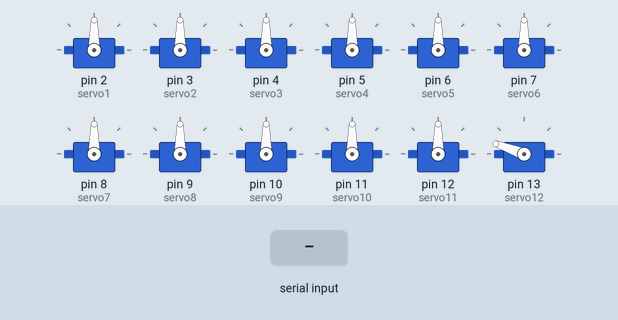
The sketch below on a simulated Arduino Uno, built with avr-gcc and run on an emulated ATmega328P. Parts: 12 × servo. The inputs (shaded band) are chosen by the test bench. What the sketch prints to the serial monitor is not drawn.

Above: at 1.2 s.
1.3 s: "1" received over Serial
At 1.45 s:
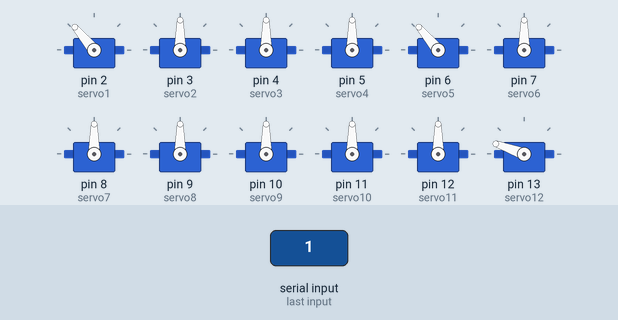
3.0 s: byte 114 ('r') received over Serial
At 4.7 s:
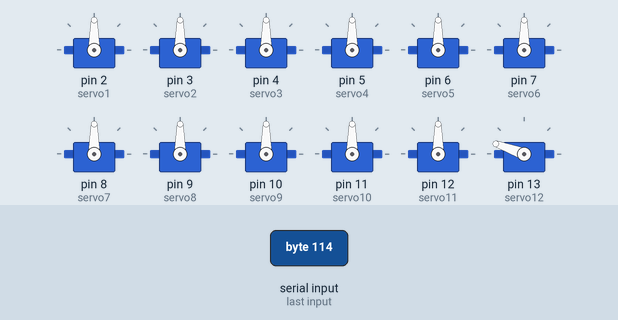
6.0 s: byte 98 ('b') received over Serial
At 6.35 s:
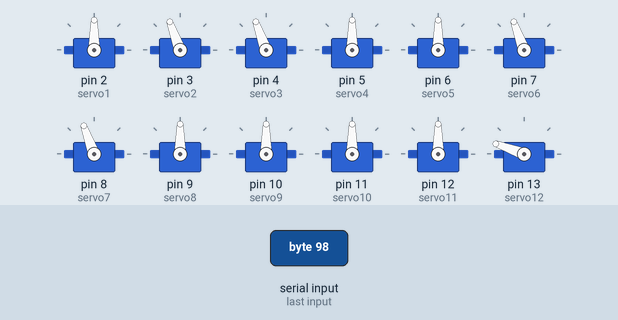
9.0 s: byte 108 ('l') received over Serial
At 9.3 s:
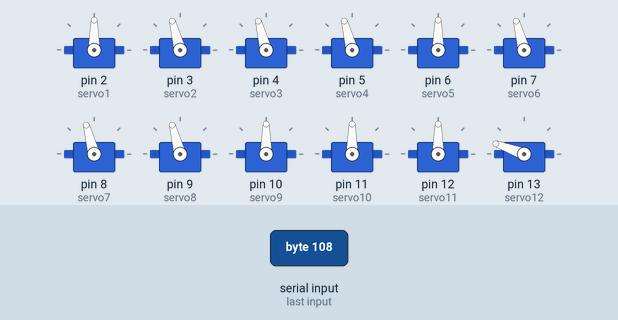
12.0 s: byte 102 ('f') received over Serial
At 12.35 s:
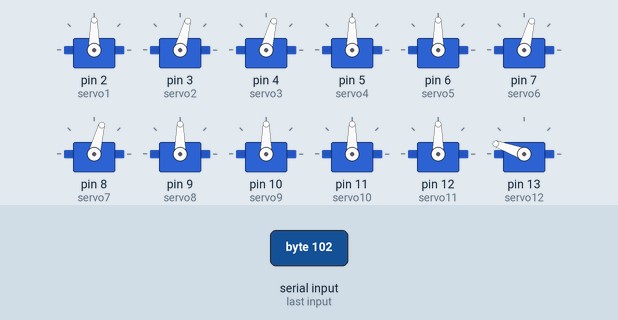
15.0 s: "2" received over Serial
At 15.15 s:
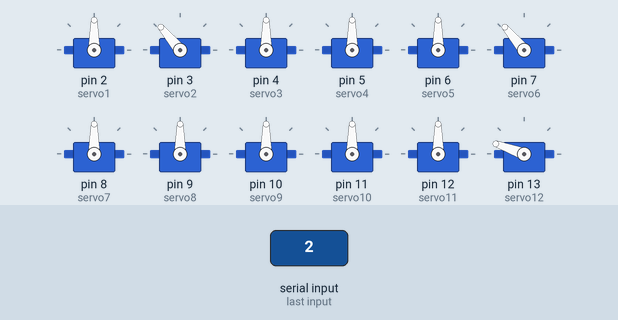
Timing chart, 0 to 17.7 s (numbered marks = the images above; inputs shaded):
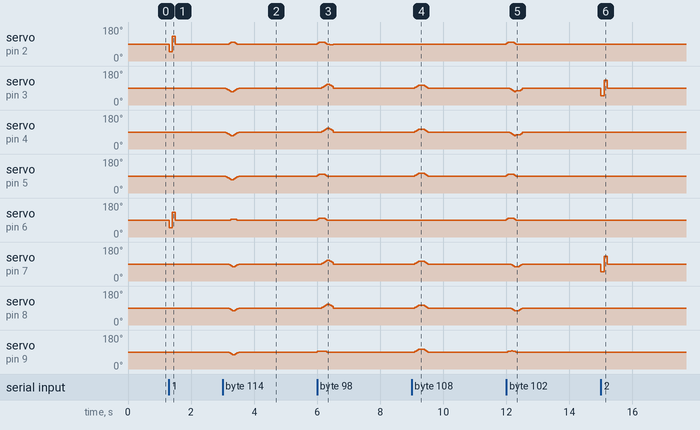

The sketch:

Humanoid_17_DOF.ino
```cpp
// Humanoid 17 DOF + Serial using arrays
// November 2015 by Bob Davis
// Mapped as D2 is servo1
// Mapped as D3 is servo2
// Etc.

#include <Servo.h>
// Define our Servo's
Servo servo1; // Left Ankle
Servo servo2; // Left Knee
Servo servo3; // Left Hip F-B
Servo servo4; // Left Hip R-L
Servo servo5; // Right Ankle
Servo servo6; // Right Knee
Servo servo7; // Right Hip F-B
Servo servo8; // Right Hip R-L
Servo servo9; // Left Hand
Servo servo10; // Left Wrist
Servo servo11; // Left Elbow
Servo servo12; // Left Shoulder
Servo servo13; // Right Hand
Servo servo14; // Right Wrist
Servo servo15; // Right Elbow
Servo servo16; // Right Shoulder
Servo servo17; // Head
int twait=50; // Sets time delay between steps

int walkf[8][10] = {
// 0    1    2    3    4    5    6    7    8    9
{ 95, 100, 100, 100, 100,  95,  90,  90,  90,  90}, // Left Ankle
{ 90,  90,  85,  80,  75,  70,  75,  75,  75,  80}, // Knee
{ 90,  90,  85,  80,  75,  70,  75,  75,  75,  80}, // Hip
{ 95, 100, 100, 100, 100,  95,  90,  90,  90,  90}, // Hip
{ 95, 100, 100, 100, 100,  95,  90,  90,  90,  90}, // Right Ankle
{ 90,  90,  90,  85,  80,  75,  75,  75,  80,  85}, // Knee
{ 90,  90,  90,  85,  80,  75,  75,  75,  80,  85}, // Hip
{ 90,  95,  95,  96,  95,  95,  90,  90,  90,  90}, // Hip
};

int walkb[8][10] = {
// 0    1    2    3    4    5    6    7    8    9
{ 95, 100, 100, 100, 100,  95,  90,  90,  85,  85}, // Left Ankle
{ 90,  90,  90,  95, 100, 105, 110, 110, 105, 100}, // Knee
{ 90,  90,  90,  95, 100, 105, 110, 110, 105, 100}, // Hip
{ 95, 100, 100, 100, 100,  95,  90,  90,  90,  90}, // Hip
{ 95, 100, 100, 100, 100,  95,  90,  90,  90,  90}, // Right Ankle
{ 90,  90,  90,  95, 100, 105, 110, 110, 105, 100}, // Knee
{ 90,  90,  90,  95, 100, 105, 110, 110, 105, 100}, // Hip
{ 95,  95,  95,  95,  95,  95,  90,  90,  90,  90}, // Hip
};

// Turning is a bit tricky because he has to drag his feet
int turnr[8][10] = {
// 0    1    2    3    4    5    6    7    8    9
{ 90,  90,  90,  90,  94,  98,  98,  98,  94,  90}, // Left Ankle
{ 90,  90,  85,  80,  75,  70,  70,  75,  80,  85}, // Knee
{ 90,  90,  85,  80,  75,  70,  70,  75,  80,  85}, // Hip
{ 90,  90,  85,  80,  75,  70,  70,  75,  80,  85}, // Hip
{ 90,  90,  90,  90,  90,  94,  94,  94,  94,  90}, // Rigt Ankle
{ 90,  90,  90,  90,  85,  80,  75,  75,  80,  85}, // Knee
{ 90,  90,  90,  90,  85,  80,  75,  75,  80,  85}, // Hip
{ 90,  90,  90,  90,  85,  80,  75,  75,  80,  85}, // Hip
};

int turnl[8][10] = {
// 0    1    2    3    4    5    6    7    8    9
{ 90,  90,  90,  90,  90,  90,  90,  90,  90,  90}, // Left Ankle
{ 90,  90,  95, 100, 105, 105, 105, 105, 100,  95}, // Knee
{ 90,  90,  95, 100, 105, 105, 105, 105, 100,  95}, // Hip
{ 90,  90,  95, 100, 105, 105, 105, 105, 100,  95}, // Hip
{ 90,  90,  90,  90,  90,  90,  90,  90,  90,  90}, // right Ankle
{ 90,  90,  95, 100, 105, 105, 105, 105, 100,  95}, // Knee
{ 90,  90,  95, 100, 105, 105, 105, 105, 100,  95}, // Hip
{ 90,  90,  95, 100, 105, 105, 105, 105, 100,  95}, // Hip
};

int clap[9][10] = {
// 0    1    2    3    4    5    6    7    8    9
{ 90,  90,  90,  80,  70,  60,  60,  70,  80,  90}, // Left hand
{ 90, 100, 110, 120, 120, 120, 120, 110, 100,  90}, // Left wrist
{ 90, 100, 110, 120, 120, 120, 120, 110, 100,  90}, // Left elbow
{140, 120,  90,  90,  90,  90,  90,  90, 120, 140}, // Left Shoulder
{ 90,  90,  90,  80,  70,  60,  60,  70,  80,  90}, // Right hand
{ 90,  80,  70,  60,  60,  60,  60,  70,  80,  90}, // Right Wrist
{ 90,  80,  70,  60,  60,  60,  60,  70,  80,  90}, // Right Elbow
{ 40,  60,  90,  90,  90,  90,  90,  90,  60,  40}, // Right Shoulder
{ 80,  60,  40,  40,  60,  80, 100, 120, 140, 120}, // Head
};

void setup(){
  servo1.attach(2); // servo on digital pin 2
  servo2.attach(3); // servo on digital pin 3
  servo3.attach(4); // servo on digital pin 4
  servo4.attach(5); // servo on digital pin 5
  servo5.attach(6); // servo on digital pin 6
  servo6.attach(7); // servo on digital pin 7
  servo7.attach(8); // servo on digital pin 8
  servo8.attach(9); // servo on digital pin 9
  servo9.attach(10); // servo on digital pin 10
  servo10.attach(11); // servo on digital pin 11
  servo11.attach(12); // servo on digital pin 12
  servo12.attach(13); // servo on digital pin 13
  servo13.attach(14); // servo on digital pin 10
  servo14.attach(15); // servo on digital pin 11
  servo15.attach(16); // servo on digital pin 12
  servo16.attach(17); // servo on digital pin 13
  servo17.attach(18); // servo on digital pin 13
  Serial.begin(9600);
  Serial.print("Ready");
}

void loop(){
  servo1.write(90); // Return to zero position
  servo2.write(90);
  servo3.write(90);
  servo4.write(90);
  servo5.write(90);
  servo6.write(90);
  servo7.write(90);
  servo8.write(90);
  servo9.write(90);
  servo10.write(90);
  servo11.write(90);
  servo12.write(160);// 160=Left Shoulder down
  servo13.write(90);
  servo14.write(90);
  servo15.write(90);
  servo16.write(20); // 20=Right Shoulder down
  servo17.write(90); // Head

  if ( Serial.available()) {
    char sinch = Serial.read();
    // Test out the servos 2 at a time
    switch(sinch) {
      case '1':
        servo1.write(50); //1 Key
        servo5.write(50);
        delay(twait*2);
        servo1.write(130);
        servo5.write(130);
        delay(twait*2);
        break;
      case '2':
        servo2.write(50); //2 Key
        servo6.write(50);
        delay(twait*2);
        servo2.write(130);
        servo6.write(130);
        delay(twait*2);
        break;
      case '3':
        servo3.write(50); //3 Key
        servo7.write(50);
        delay(twait*2);
        servo3.write(130);
        servo7.write(130);
        delay(twait*2);
        break;
      case '4':
        servo4.write(50); //4 Key
        servo8.write(50);
        delay(twait*2);
        servo4.write(130);
        servo8.write(130);
        delay(twait*2);
        break;
      case '5':
        servo9.write(50); //5 Key
        servo13.write(50);
        delay(twait*2);
        servo9.write(130);
        servo13.write(130);
        delay(twait*2);
        break;
      case '6':
        servo10.write(50); //6 Key
        servo14.write(50);
        delay(twait*2);
        servo10.write(130);
        servo14.write(130);
        delay(twait*2);
        break;
      case '7':
        servo11.write(50); //7 Key
        servo15.write(50);
        delay(twait*2);
        servo11.write(130);
        servo15.write(130);
        delay(twait*2);
        break;
      case '8':
        servo12.write(50); //8 Key
        servo16.write(50);
        delay(twait*2);
        servo12.write(130);
        servo16.write(130);
        delay(twait*2);
        break;
      case '9':
        servo17.write(50); //9 Key
        delay(twait*2);
        servo17.write(130);
        delay(twait*2);
        break;
      // Sequential operations
      case 'c': // Clap hands
        servo2.write(80); // Lean back to counterbalance arms
        servo6.write(100);
        for (int i=0; i<10; i++){
          servo9.write(clap[0][i]);
          servo10.write(clap[1][i]);
          servo11.write(clap[2][i]);
          servo12.write(clap[3][i]);
          servo13.write(clap[4][i]);
          servo14.write(clap[5][i]);
          servo15.write(clap[5][i]);
          servo16.write(clap[6][i]);
          servo17.write(clap[6][i]);
          delay(twait*2);
        }
        break;
      case 'r': // right key;
        for (int i=0; i<10; i++){
          servo1.write(turnr[0][i]);
          servo2.write(turnr[1][i]);
          servo3.write(turnr[2][i]);
          servo4.write(turnr[3][i]);
          servo5.write(turnr[4][i]);
          servo6.write(turnr[5][i]);
          servo7.write(turnr[5][i]);
          servo8.write(turnr[6][i]);
          delay(twait);
        }
        break;
      case 'b':  // back key
        for (int i=0; i<10; i++){
          servo1.write(walkb[0][i]);
          servo2.write(walkb[1][i]);
          servo3.write(walkb[2][i]);
          servo4.write(walkb[3][i]);
          servo5.write(walkb[4][i]);
          servo6.write(walkb[5][i]);
          servo7.write(walkb[6][i]);
          servo8.write(walkb[7][i]);
          delay(twait);
        }
        break;
      case 'l': // left key;
        for (int i=0; i<10; i++){
          servo1.write(turnl[0][i]);
          servo2.write(turnl[1][i]);
          servo3.write(turnl[2][i]);
          servo4.write(turnl[3][i]);
          servo5.write(turnl[4][i]);
          servo6.write(turnl[5][i]);
          servo7.write(turnl[6][i]);
          servo8.write(turnl[7][i]);
          delay(twait);
        }
        break;
      case 'f': // forward key
        for (int i=0; i<10; i++){
          servo1.write(walkf[0][i]);
          servo2.write(walkf[1][i]);
          servo3.write(walkf[2][i]);
          servo4.write(walkf[3][i]);
          servo5.write(walkf[4][i]);
          servo6.write(walkf[5][i]);
          servo7.write(walkf[6][i]);
          servo8.write(walkf[7][i]);
          delay(twait);
        }
        break;
    }
  }
}  // End of program
```

Measured:
- after the input at 1.3 s, servo on pin 2 (servo1), servo on pin 6 (servo5): 90° → 50° at once, → 130° 0.10 s later, → 90° 0.10 s later
- after the input at 3.0 s, servo on pin 2 (servo1): 90° → 98° after 0.20 s, → 90° 0.20 s later; servo on pin 3 (servo2): 90° → 70° after 0.10 s, → 90° 0.25 s later
- after the input at 6.0 s, servo on pin 2 (servo1): 90° → 100° at once, → 90° 0.25 s later, → 85° 0.15 s later, → 90° 0.10 s later; servo on pin 3 (servo2): 90° → 110° after 0.15 s, → 90° 0.25 s later
- after the input at 9.0 s, servo on pin 3 (servo2), servo on pin 4 (servo3), servo on pin 5 (servo4), servo on pin 7 (servo6), servo on pin 8 (servo7), servo on pin 9 (servo8): 90° → 105° after 0.10 s, → 90° 0.30 s later
- after the input at 12.0 s, servo on pin 2 (servo1): 90° → 100° at once, → 90° 0.25 s later; servo on pin 3 (servo2): 90° → 75° after 0.10 s, → 90° 0.35 s later
- after the input at 15.0 s, servo on pin 3 (servo2), servo on pin 7 (servo6): 90° → 50° at once, → 130° 0.10 s later, → 90° 0.10 s later
